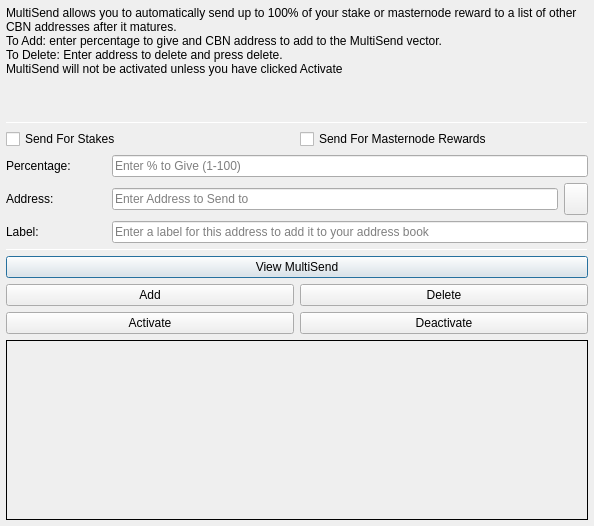
<?xml version="1.0" encoding="UTF-8"?>
<ui version="4.0">
 <class>MultiSendDialog</class>
 <widget class="QDialog" name="MultiSendDialog">
  <property name="windowModality">
   <enum>Qt::NonModal</enum>
  </property>
  <property name="geometry">
   <rect>
    <x>0</x>
    <y>0</y>
    <width>594</width>
    <height>526</height>
   </rect>
  </property>
  <property name="windowTitle">
   <string>MultiSend</string>
  </property>
  <layout class="QVBoxLayout" name="verticalLayout" stretch="0">
   <property name="leftMargin">
    <number>6</number>
   </property>
   <property name="topMargin">
    <number>6</number>
   </property>
   <property name="rightMargin">
    <number>6</number>
   </property>
   <property name="bottomMargin">
    <number>6</number>
   </property>
   <item>
    <layout class="QVBoxLayout" name="verticalLayout_Main" stretch="1,1,1,0,1,1,1">
     <item>
      <widget class="QLabel" name="label_2">
       <property name="lineWidth">
        <number>1</number>
       </property>
       <property name="text">
        <string>MultiSend allows you to automatically send up to 100% of your stake or masternode reward to a list of other CBN addresses after it matures.
To Add: enter percentage to give and CBN address to add to the MultiSend vector.
To Delete: Enter address to delete and press delete.
MultiSend will not be activated unless you have clicked Activate</string>
       </property>
       <property name="alignment">
        <set>Qt::AlignLeading|Qt::AlignLeft|Qt::AlignTop</set>
       </property>
       <property name="wordWrap">
        <bool>true</bool>
       </property>
      </widget>
     </item>
     <item>
      <widget class="Line" name="line">
       <property name="minimumSize">
        <size>
         <width>0</width>
         <height>1</height>
        </size>
       </property>
       <property name="maximumSize">
        <size>
         <width>16777215</width>
         <height>1</height>
        </size>
       </property>
       <property name="orientation">
        <enum>Qt::Horizontal</enum>
       </property>
      </widget>
     </item>
     <item>
      <layout class="QVBoxLayout" name="verticalLayout_Settings">
       <item>
        <layout class="QHBoxLayout" name="horizontalLayout">
         <item>
          <widget class="QCheckBox" name="multiSendStakeCheckBox">
           <property name="text">
            <string>Send For Stakes</string>
           </property>
          </widget>
         </item>
         <item>
          <widget class="QCheckBox" name="multiSendMasternodeCheckBox">
           <property name="text">
            <string>Send For Masternode Rewards</string>
           </property>
          </widget>
         </item>
        </layout>
       </item>
       <item>
        <layout class="QHBoxLayout" name="horizontalLayout_6">
         <item>
          <widget class="QLabel" name="label">
           <property name="minimumSize">
            <size>
             <width>100</width>
             <height>0</height>
            </size>
           </property>
           <property name="toolTip">
            <string>Percentage of stake to send</string>
           </property>
           <property name="text">
            <string>Percentage:</string>
           </property>
          </widget>
         </item>
         <item>
          <widget class="QLineEdit" name="multiSendPercentEdit">
           <property name="toolTip">
            <string>Enter whole numbers 1 - 100</string>
           </property>
           <property name="placeholderText">
            <string>Enter % to Give (1-100)</string>
           </property>
          </widget>
         </item>
        </layout>
       </item>
       <item>
        <layout class="QHBoxLayout" name="horizontalLayout_7">
         <item>
          <widget class="QLabel" name="label_5">
           <property name="minimumSize">
            <size>
             <width>100</width>
             <height>0</height>
            </size>
           </property>
           <property name="toolTip">
            <string>Address to send portion of stake to</string>
           </property>
           <property name="text">
            <string>Address:</string>
           </property>
          </widget>
         </item>
         <item>
          <widget class="QLineEdit" name="multiSendAddressEdit">
           <property name="toolTip">
            <string/>
           </property>
           <property name="placeholderText">
            <string>Enter Address to Send to</string>
           </property>
          </widget>
         </item>
         <item>
          <widget class="QToolButton" name="addressBookButton">
           <property name="maximumSize">
            <size>
             <width>16777215</width>
             <height>32</height>
            </size>
           </property>
           <property name="toolTip">
            <string>Choose an address from the address book</string>
           </property>
           <property name="text">
            <string/>
           </property>
           <property name="icon">
            <iconset resource="../cbn.qrc">
             <normaloff>:/icons/address-book</normaloff>:/icons/address-book</iconset>
           </property>
           <property name="shortcut">
            <string>Alt+A</string>
           </property>
          </widget>
         </item>
        </layout>
       </item>
      </layout>
     </item>
     <item>
      <layout class="QHBoxLayout" name="horizontalLayout_3">
       <item>
        <widget class="QLabel" name="label_3">
         <property name="minimumSize">
          <size>
           <width>100</width>
           <height>0</height>
          </size>
         </property>
         <property name="text">
          <string>Label:</string>
         </property>
        </widget>
       </item>
       <item>
        <widget class="QLineEdit" name="labelAddressLabelEdit">
         <property name="placeholderText">
          <string>Enter a label for this address to add it to your address book</string>
         </property>
        </widget>
       </item>
      </layout>
     </item>
     <item>
      <widget class="Line" name="line_2">
       <property name="minimumSize">
        <size>
         <width>0</width>
         <height>1</height>
        </size>
       </property>
       <property name="maximumSize">
        <size>
         <width>16777215</width>
         <height>1</height>
        </size>
       </property>
       <property name="orientation">
        <enum>Qt::Horizontal</enum>
       </property>
      </widget>
     </item>
     <item>
      <layout class="QVBoxLayout" name="verticalLayout_Buttons">
       <item>
        <layout class="QHBoxLayout" name="horizontalLayout_4">
         <item>
          <widget class="QPushButton" name="viewButton">
           <property name="toolTip">
            <string/>
           </property>
           <property name="statusTip">
            <string>View MultiSend Vector</string>
           </property>
           <property name="text">
            <string>View MultiSend</string>
           </property>
          </widget>
         </item>
        </layout>
       </item>
       <item>
        <layout class="QHBoxLayout" name="horizontalLayout_2">
         <item>
          <widget class="QPushButton" name="addButton">
           <property name="toolTip">
            <string/>
           </property>
           <property name="statusTip">
            <string>Add to MultiSend Vector</string>
           </property>
           <property name="text">
            <string>Add</string>
           </property>
          </widget>
         </item>
         <item>
          <widget class="QPushButton" name="deleteButton">
           <property name="toolTip">
            <string/>
           </property>
           <property name="statusTip">
            <string>Delete Address From MultiSend Vector</string>
           </property>
           <property name="text">
            <string>Delete</string>
           </property>
          </widget>
         </item>
        </layout>
       </item>
       <item>
        <layout class="QHBoxLayout" name="horizontalLayout_5">
         <item>
          <widget class="QPushButton" name="activateButton">
           <property name="statusTip">
            <string>Activate MultiSend</string>
           </property>
           <property name="text">
            <string>Activate</string>
           </property>
          </widget>
         </item>
         <item>
          <widget class="QPushButton" name="disableButton">
           <property name="statusTip">
            <string>Deactivate MultiSend</string>
           </property>
           <property name="text">
            <string>Deactivate</string>
           </property>
          </widget>
         </item>
        </layout>
       </item>
      </layout>
     </item>
     <item>
      <widget class="QLabel" name="message">
       <property name="minimumSize">
        <size>
         <width>0</width>
         <height>180</height>
        </size>
       </property>
       <property name="frameShape">
        <enum>QFrame::Panel</enum>
       </property>
       <property name="frameShadow">
        <enum>QFrame::Plain</enum>
       </property>
       <property name="lineWidth">
        <number>1</number>
       </property>
       <property name="midLineWidth">
        <number>1</number>
       </property>
       <property name="text">
        <string/>
       </property>
       <property name="alignment">
        <set>Qt::AlignLeading|Qt::AlignLeft|Qt::AlignTop</set>
       </property>
       <property name="wordWrap">
        <bool>true</bool>
       </property>
      </widget>
     </item>
    </layout>
   </item>
  </layout>
 </widget>
 <resources>
  <include location="../cbn.qrc"/>
 </resources>
 <connections/>
</ui>
